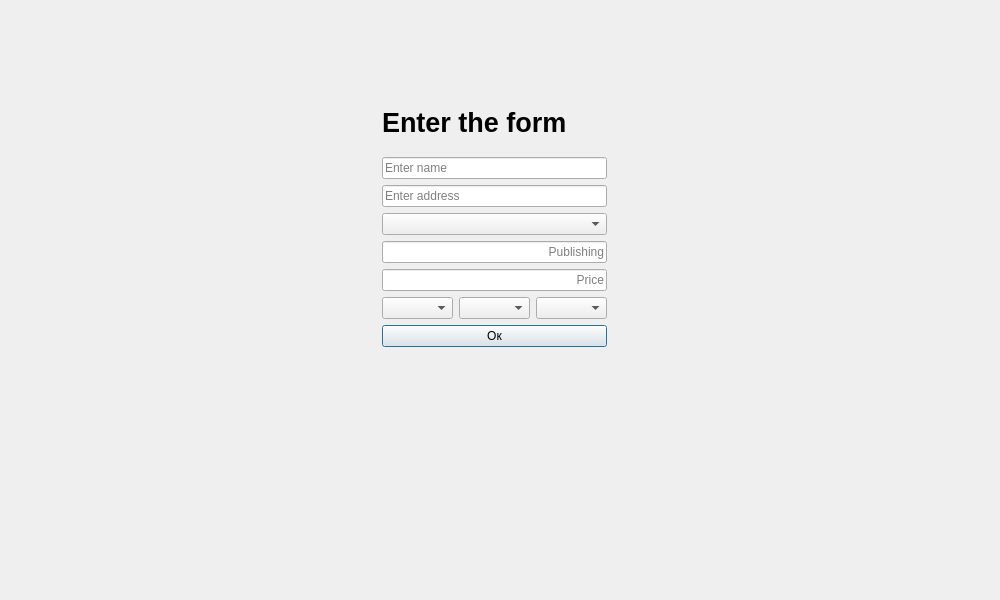
<?xml version="1.0" encoding="UTF-8"?>
<ui version="4.0">
 <class>makeorder</class>
 <widget class="QDialog" name="makeorder">
  <property name="geometry">
   <rect>
    <x>0</x>
    <y>0</y>
    <width>1000</width>
    <height>600</height>
   </rect>
  </property>
  <property name="windowTitle">
   <string>Dialog</string>
  </property>
  <widget class="QWidget" name="">
   <property name="geometry">
    <rect>
     <x>382</x>
     <y>93</y>
     <width>225</width>
     <height>254</height>
    </rect>
   </property>
   <layout class="QVBoxLayout" name="verticalLayout_4">
    <item>
     <layout class="QVBoxLayout" name="verticalLayout_3">
      <item>
       <layout class="QVBoxLayout" name="verticalLayout_2">
        <item>
         <layout class="QVBoxLayout" name="verticalLayout">
          <item>
           <widget class="QLabel" name="label">
            <property name="font">
             <font>
              <pointsize>20</pointsize>
              <weight>75</weight>
              <bold>true</bold>
             </font>
            </property>
            <property name="text">
             <string>Enter the form</string>
            </property>
           </widget>
          </item>
          <item>
           <widget class="QLineEdit" name="name">
            <property name="maxLength">
             <number>25</number>
            </property>
            <property name="placeholderText">
             <string>Enter name</string>
            </property>
           </widget>
          </item>
         </layout>
        </item>
        <item>
         <widget class="QLineEdit" name="address">
          <property name="maxLength">
           <number>30</number>
          </property>
          <property name="placeholderText">
           <string>Enter address</string>
          </property>
         </widget>
        </item>
       </layout>
      </item>
      <item>
       <widget class="QComboBox" name="product"/>
      </item>
      <item>
       <widget class="QLineEdit" name="publishing">
        <property name="alignment">
         <set>Qt::AlignRight|Qt::AlignTrailing|Qt::AlignVCenter</set>
        </property>
        <property name="readOnly">
         <bool>true</bool>
        </property>
        <property name="placeholderText">
         <string>Publishing</string>
        </property>
       </widget>
      </item>
      <item>
       <widget class="QLineEdit" name="price">
        <property name="maxLength">
         <number>25</number>
        </property>
        <property name="alignment">
         <set>Qt::AlignRight|Qt::AlignTrailing|Qt::AlignVCenter</set>
        </property>
        <property name="readOnly">
         <bool>true</bool>
        </property>
        <property name="placeholderText">
         <string>Price</string>
        </property>
       </widget>
      </item>
      <item>
       <layout class="QHBoxLayout" name="horizontalLayout">
        <item>
         <widget class="QComboBox" name="day"/>
        </item>
        <item>
         <widget class="QComboBox" name="month"/>
        </item>
        <item>
         <widget class="QComboBox" name="year"/>
        </item>
       </layout>
      </item>
     </layout>
    </item>
    <item>
     <widget class="QPushButton" name="pushButton">
      <property name="text">
       <string>Ок</string>
      </property>
     </widget>
    </item>
   </layout>
  </widget>
 </widget>
 <resources/>
 <connections/>
</ui>
